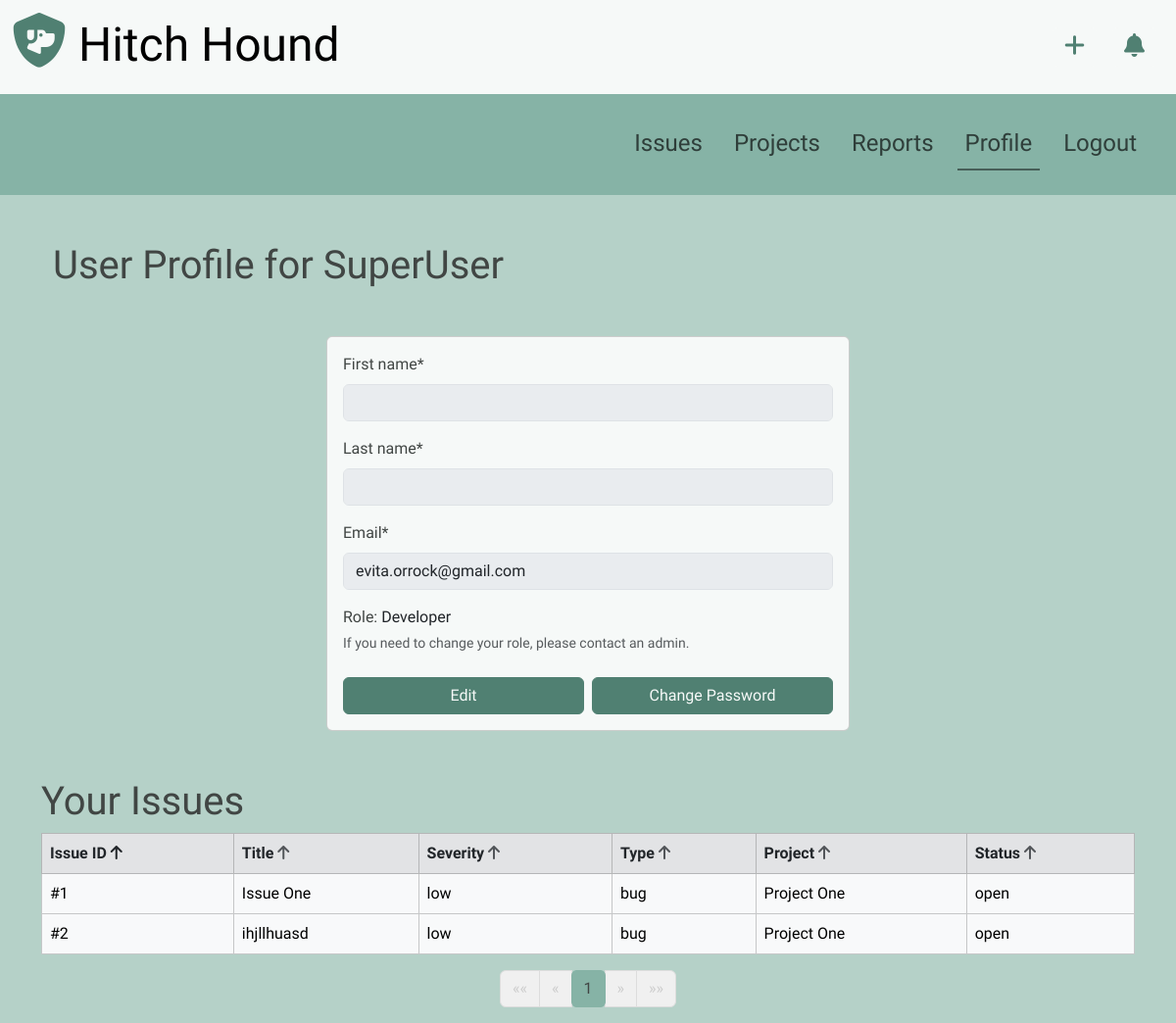
Before: /profile/ (signed in) with the older database file.
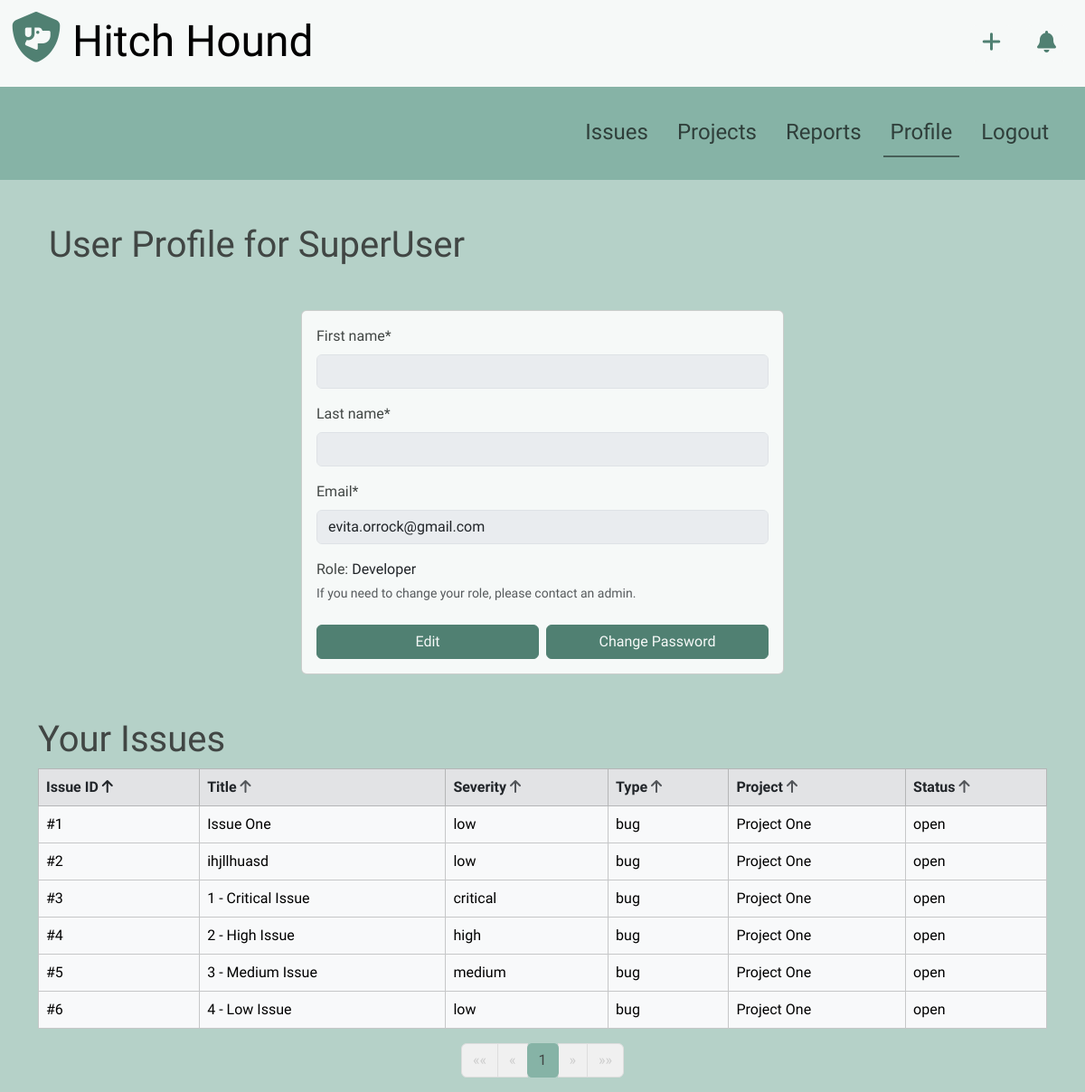
After: the same page with the newer database file.
### issues/models.py (models this page shows, shortened)
class Issue(models.Model):
    SEVERITY_CHOICES = (
        ('critical', '1 - Critical'),
        ('high', '2 - High'),
        ('medium', '3 - Medium'),
        ('low', '4 - Low'),
    )
    TYPE_CHOICES = (
        ('bug', 'Bug'),
        ('missed_requirement', 'Missed Requirement'),
        ('other', 'Other Issue'),
    )
    STATUS_CHOICES = (
        ('open', 'Open'),
        ('in_progress', 'In Progress'),
        ('testing', 'Testing'),
        ('approved', 'Approved'),
        ('closed', 'Closed'),
        ('cancelled', 'Cancelled'),
    )
    title = models.CharField(max_length=255, null=False)
    description = models.TextField()
    severity = models.CharField(max_length=20, choices=SEVERITY_CHOICES, default='low')
    project = models.ForeignKey(Project, on_delete=models.CASCADE, null=False)
    type = models.CharField(max_length=20, choices=TYPE_CHOICES, default='bug')
    status = models.CharField(max_length=20, choices=STATUS_CHOICES, default='open')
    reporter = models.ForeignKey(User, on_delete=models.CASCADE, related_name='reported_issues')
    developer = models.ForeignKey(User, on_delete=models.SET_NULL, null=True, blank=True, limit_choices_to={'role': 'developer'}, related_name='developer_issues')
    quality_assurance = models.ForeignKey(User, on_delete=models.SET_NULL, null=True, blank=True, limit_choices_to={'role': 'quality_assurance'}, related_name='qa_issues')
    product_manager = models.ForeignKey(User, on_delete=models.SET_NULL, null=True, blank=True, limit_choices_to={'role': 'product_manager'}, related_name='pm_issues')
    created_at = models.DateTimeField(auto_now_add=True)
    updated_by = models.ForeignKey(User, on_delete=models.SET_NULL, null=True, blank=True, related_name='updated_issues')

### projects/models.py (models this page shows, shortened)
class Project(models.Model):
    title = models.CharField(max_length=255)

### users/views.py (the view)
# urls.py: path('profile/', users_views.user_profile, name='profile'),
@login_required
def user_profile(request):
    user = request.user
    sort_by = request.GET.get('sort_by', 'id')
    order = request.GET.get('order', 'asc')
    toggle_order = 'desc' if order == 'asc' else 'asc'
    if sort_by == 'title':
        issues = Issue.objects.filter(
            models.Q(reporter=user) |
            models.Q(developer=user) |
            models.Q(quality_assurance=user) |
            models.Q(product_manager=user)
        ).distinct().annotate(lower_title=Lower('title')).order_by(f"{'' if order == 'asc' else '-'}lower_title")
    else:
        issues = Issue.objects.filter(
            models.Q(reporter=user) |
            models.Q(developer=user) |
            models.Q(quality_assurance=user) |
            models.Q(product_manager=user)
        ).distinct().order_by(f"{'' if order == 'asc' else '-'}{sort_by}")
    if request.method == 'POST':
        profile_form = UserProfileForm(request.POST, instance=user)
        if 'save_profile' in request.POST:
            if profile_form.is_valid():
                profile_form.save()
                return redirect('profile')
    else:
        profile_form = UserProfileForm(instance=user)
    page_obj = paginate(request, issues)
    new_notifications = get_new_notifications(request.user)
    context = {
        'form': profile_form,
        'username': user.username,
        'page_obj': page_obj,
        'sort_by': sort_by,
        'order': order,
        'toggle_order': toggle_order,
        'new_notifications': new_notifications,
        'active_page': 'profile',
        'show_navbar': True,
    }
    return render(request, 'profile.html', context)

### users/forms.py
class UserProfileForm(forms.ModelForm):
    first_name = forms.CharField(max_length=30, required=True, widget=forms.TextInput(attrs={'autofocus': 'autofocus'}))
    last_name = forms.CharField(max_length=30, required=True)
    email = forms.EmailField(required=True)
    class Meta:
        model = User
        fields = ['first_name', 'last_name', 'email']
    def __init__(self, *args, **kwargs):
        super(UserProfileForm, self).__init__(*args, **kwargs)
        self.helper = FormHelper()
        self.helper.form_method = 'post'
        self.helper.layout = Layout(
            Row(
                Column('first_name', css_class='form-group col-md-6 mb-0'),
                Column('last_name', css_class='form-group col-md-6 mb-0'),
                css_class='form-row'
            ),
            'email',
            'role',
        )
        self.helper.add_input(Submit('submit', 'Save Changes'))

### hitchhound/utils.py (called while the page is built)
def paginate(request, queryset, per_page=12):
    paginator = Paginator(queryset, per_page)
    page_number = request.GET.get('page')
    page_obj = paginator.get_page(page_number)
    return page_obj

### users/templates/profile.html (shortened to what the changed rows need)
{% extends 'base.html' %}
{% load static %}
{% load crispy_forms_tags %}
{% block content %}
<div class="container mt-4">
    <h1>User Profile for {{ username }}</h1>
</div>
<div class="row mt-5">
    <div class="col-12">
        <h1>Your Issues</h1>
        <div class="table-responsive">
            <table class="table table-hover table-bordered">
                <thead>
                    <tr class="table-secondary">
                        <th scope="col">
                            <a href="?sort_by=id&order={{ toggle_order }}" class="text-dark text-decoration-none">
                                Issue ID
                                <i class="fa {% if sort_by == 'id' %}{% if order == 'asc' %}fa-arrow-up{% else %}fa-arrow-down{% endif %} text-dark{% else %}fa-arrow-up text-muted{% endif %}"></i>
                            </a>
                        </th>
                        <th scope="col">
                            <a href="?sort_by=title&order={{ toggle_order }}" class="text-dark text-decoration-none">
                                Title
                                <i class="fa {% if sort_by == 'title' %}{% if order == 'asc' %}fa-arrow-up{% else %}fa-arrow-down{% endif %} text-dark{% else %}fa-arrow-up text-muted{% endif %}"></i>
                            </a>
                        </th>
                        <th scope="col">
                            <a href="?sort_by=severity&order={{ toggle_order }}" class="text-dark text-decoration-none">
                                Severity
                                <i class="fa {% if sort_by == 'severity' %}{% if order == 'asc' %}fa-arrow-up{% else %}fa-arrow-down{% endif %} text-dark{% else %}fa-arrow-up text-muted{% endif %}"></i>
                            </a>
                        </th>
                        <th scope="col" class="d-none d-md-table-cell">
                            <a href="?sort_by=type&order={{ toggle_order }}" class="text-dark text-decoration-none">
                                Type
                                <i class="fa {% if sort_by == 'type' %}{% if order == 'asc' %}fa-arrow-up{% else %}fa-arrow-down{% endif %} text-dark{% else %}fa-arrow-up text-muted{% endif %}"></i>
                            </a>
                        </th>
                        <th scope="col" class="d-none d-md-table-cell">
                            <a href="?sort_by=project&order={{ toggle_order }}" class="text-dark text-decoration-none">
                                Project
                                <i class="fa {% if sort_by == 'project' %}{% if order == 'asc' %}fa-arrow-up{% else %}fa-arrow-down{% endif %} text-dark{% else %}fa-arrow-up text-muted{% endif %}"></i>
                            </a>
                        </th>
                        <th scope="col" class="d-none d-md-table-cell">
                            <a href="?sort_by=status&order={{ toggle_order }}" class="text-dark text-decoration-none">
                                Status
                                <i class="fa {% if sort_by == 'status' %}{% if order == 'asc' %}fa-arrow-up{% else %}fa-arrow-down{% endif %} text-dark{% else %}fa-arrow-up text-muted{% endif %}"></i>
                            </a>
                        </th>
                    </tr>
                </thead>
                <tbody>
                    {% for issue in page_obj %}
                    <tr class="table-light" onclick="window.location.href='{% url 'issue_detail' issue.id %}'" style="cursor: pointer;">
                        <td>#{{ issue.id }}</td>
                        <td>{{ issue.title|truncatechars:50 }}</td>
                        <td>{{ issue.severity }}</td>
                        <td class="d-none d-md-table-cell">{{ issue.type }}</td>
                        <td class="d-none d-md-table-cell">{{ issue.project.title }}</td>
                        <td class="d-none d-md-table-cell">{{ issue.status }}</td>
                    </tr>
                    {% endfor %}
                </tbody>
            </table>
        </div>
    </div>
</div>
{% include 'pagination.html' %}
{% endblock %}

Changed rows visible on the page:
added Issue: id "3", title "1 - Critical Issue", severity "critical", type "bug", project "Project One", status "open"
added Issue: id "4", title "2 - High Issue", severity "high", type "bug", project "Project One", status "open"
added Issue: id "5", title "3 - Medium Issue", severity "medium", type "bug", project "Project One", status "open"
added Issue: id "6", title "4 - Low Issue", severity "low", type "bug", project "Project One", status "open"
